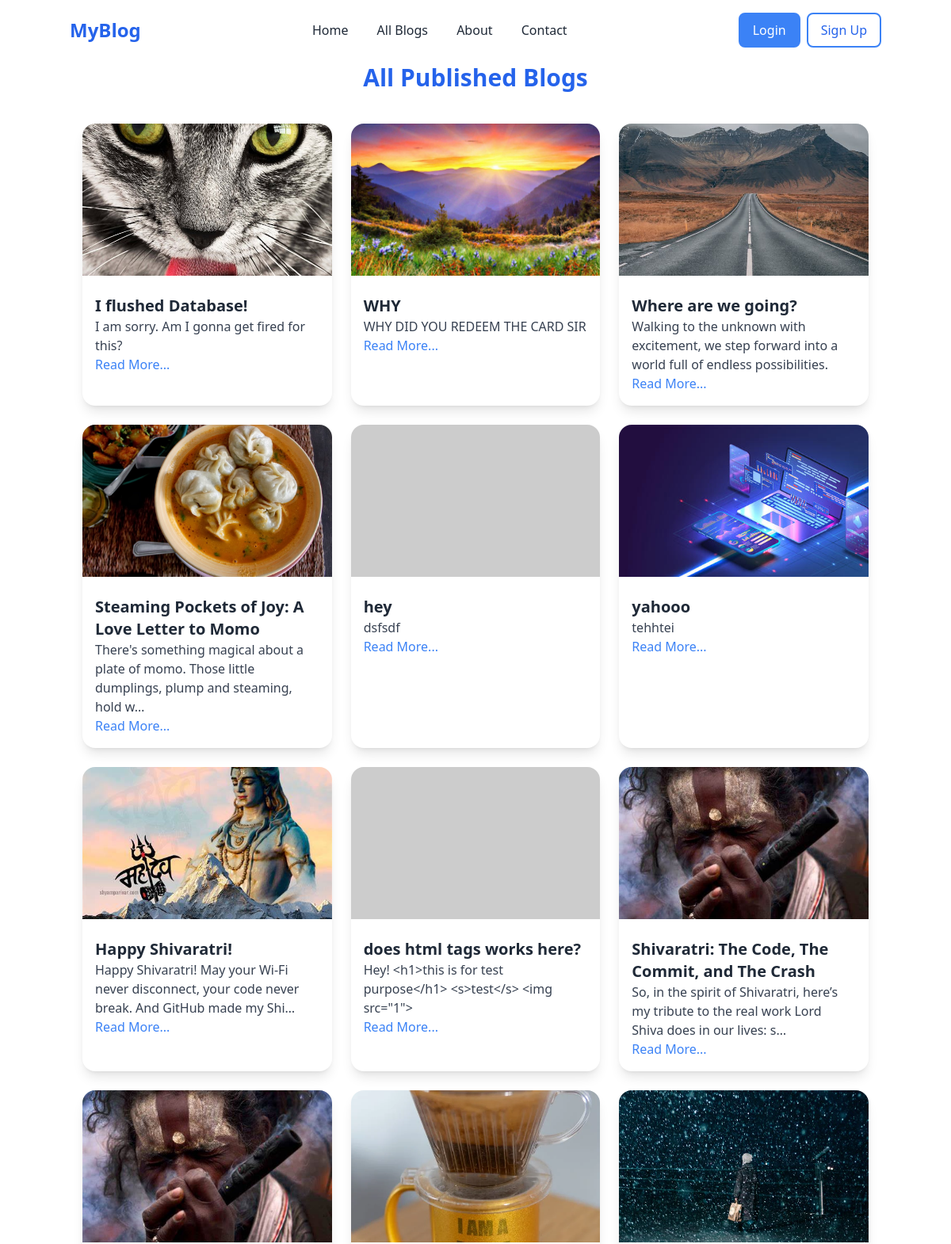
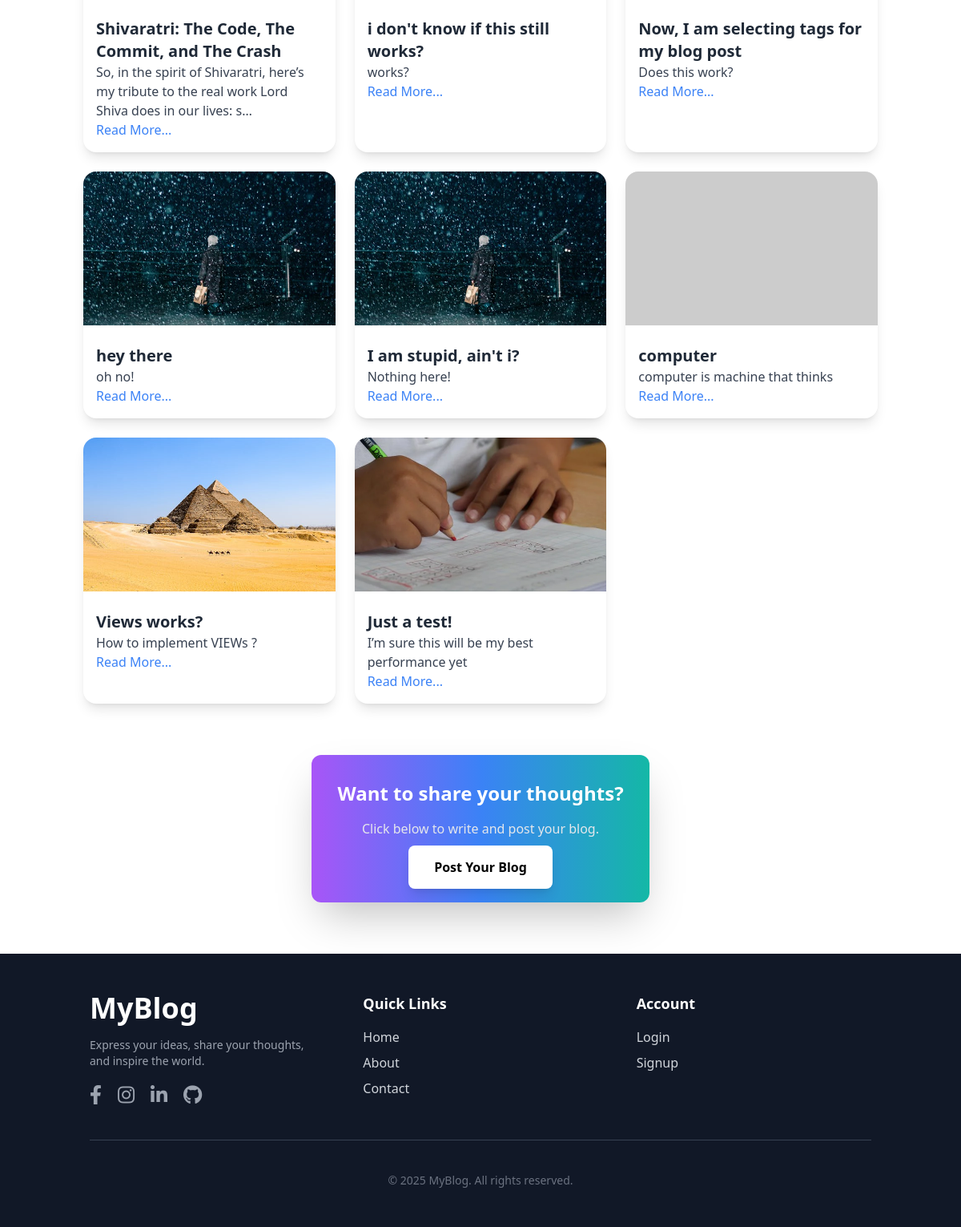
/allblogs/, run on the app's committed database (2 pictures, top to bottom).
### blog/models.py (models this page shows, shortened)
class Post(models.Model):
    title=models.CharField(max_length=200)
    content=models.TextField()
    author=models.CharField(max_length=100)
    created_at=models.DateTimeField(auto_now_add=True)
    updated_at=models.DateTimeField(auto_now=True)
    image = models.ImageField(upload_to='blog_images/', null=True, blank=True)
    tags = models.ManyToManyField(Tag, related_name='posts', blank=True)
    views = models.PositiveIntegerField(default=0)

### blog/views.py (the view)
# urls.py: path('allblogs/',views.all_blogs, name='all_blogs'),
def all_blogs(request):
    posts=Post.objects.all()
    return render(request,'all_blog.html',{'posts':posts})

### blog/templates/all_blog.html
{% extends 'base.html' %}
{% block content %}
<div class="container mx-auto pt-20 px-4">
    <h1 class="text-center text-3xl font-bold text-blue-600 mb-10">All Published Blogs</h1>
    <div class="grid md:grid-cols-3 gap-6">
        {% for post in posts %}
        <div class="bg-white rounded-2xl shadow-lg overflow-hidden transition-transform transform hover:scale-105 hover:shadow-xl">
            {% if post.image %}
            <img src="{{ post.image.url }}" alt="Post Image" class="w-full h-48 object-cover">
            {% else %}
            <img src="https://via.placeholder.com/300" alt="No Image" class="w-full h-48 object-cover">
            {% endif %}
            <div class="p-4">
                <h2 class="text-xl font-semibold text-gray-800 mt-2">{{ post.title }}</h2>
                <p class="text-gray-700">{{ post.content|truncatechars:100 }}</p>
                <a href="{% url 'blog' post.id %}" class="text-blue-500 hover:underline">Read More...</a>
            </div>
        </div>
        {% empty %}
        <p class="col-span-3 text-center text-gray-500">No posts available.</p>
        {% endfor %}
    </div>
</div>
<div class="flex justify-center mt-16">
    <div class="bg-gradient-to-r from-purple-500 via-blue-500 to-teal-500 text-white p-8 rounded-xl shadow-2xl text-center hover:scale-105 transform transition-all">
        <p class="mb-4 text-2xl font-semibold">Want to share your thoughts?</p>
        <p class="text-gray-200 text-base mb-6">Click below to write and post your blog.</p>
        <a href="{% url 'postblog' %}" class="bg-white text-black px-8 py-4 rounded-lg font-semibold shadow-lg transition-colors hover:bg-gray-100 hover:text-blue-500 transform transition duration-300 ease-in-out">
            Post Your Blog
        </a>
    </div>
</div>
{% endblock %}

### blog/templates/base.html (style rules this page uses)
html { scroll-behavior: smooth; }

### data on the page
Post: image (picture), title "I flushed Database!", content "I am sorry. Am I gonna get fired for this?"
Post: image (picture), title "WHY", content "WHY DID YOU REDEEM THE CARD SIR"
Post: image (picture), title "Where are we going?", content "Walking to the unknown with excitement, we step forward into a world full of endless possibilities."
Post: image (picture), title "Steaming Pockets of Joy: A Love Letter to Momo", content "There's something magical about a plate of momo. Those little dumplings, plump and steaming, hold w…"
Post: title "hey", content "dsfsdf"
Post: image (picture), title "yahooo", content "tehhtei"
Post: image (picture), title "Happy Shivaratri!", content "Happy Shivaratri! May your Wi-Fi never disconnect, your code never break. And GitHub made my Shi…"
Post: title "does html tags works here?", content "Hey! <h1>this is for test purpose</h1> <s>test</s> <img src=\"1\">"
Post: image (picture), title "Shivaratri: The Code, The Commit, and The Crash", content "So, in the spirit of Shivaratri, here’s my tribute to the real work Lord Shiva does in our lives: s…"
Post: image (picture), title "Shivaratri: The Code, The Commit, and The Crash", content "So, in the spirit of Shivaratri, here’s my tribute to the real work Lord Shiva does in our lives: s…"
Post: image (picture), title "i don't know if this still works?", content "works?"
Post: image (picture), title "Now, I am selecting tags for my blog post", content "Does this work?"
Post: image (picture), title "hey there", content "oh no!"
Post: image (picture), title "I am stupid, ain't i?", content "Nothing here!"
Post: title "computer", content "computer is machine that thinks"
Post: image (picture), title "Views works?", content "How to implement VIEWs ?"
Post: image (picture), title "Just a test!", content "I’m sure this will be my best performance yet"
